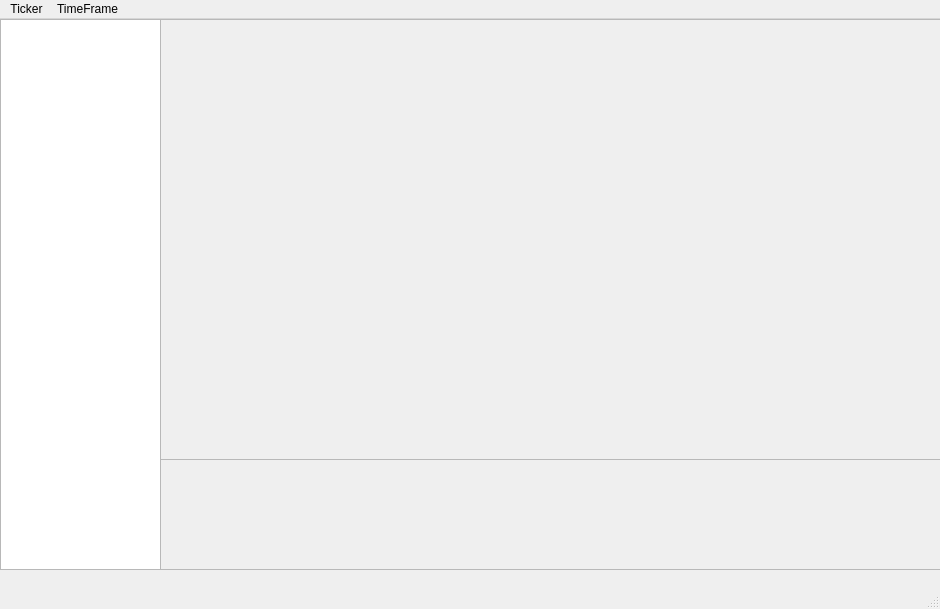
<?xml version="1.0" encoding="UTF-8"?>
<ui version="4.0">
 <class>QWinMain</class>
 <widget class="QMainWindow" name="QWinMain">
  <property name="geometry">
   <rect>
    <x>0</x>
    <y>0</y>
    <width>940</width>
    <height>609</height>
   </rect>
  </property>
  <property name="windowTitle">
   <string>ExoTrade</string>
  </property>
  <widget class="QWidget" name="centralwidget">
   <widget class="QFrame" name="frame_0">
    <property name="geometry">
     <rect>
      <x>160</x>
      <y>0</y>
      <width>781</width>
      <height>441</height>
     </rect>
    </property>
    <property name="focusPolicy">
     <enum>Qt::NoFocus</enum>
    </property>
    <property name="frameShape">
     <enum>QFrame::StyledPanel</enum>
    </property>
    <property name="frameShadow">
     <enum>QFrame::Raised</enum>
    </property>
   </widget>
   <widget class="QFrame" name="frame_1">
    <property name="geometry">
     <rect>
      <x>160</x>
      <y>440</y>
      <width>781</width>
      <height>111</height>
     </rect>
    </property>
    <property name="frameShape">
     <enum>QFrame::StyledPanel</enum>
    </property>
    <property name="frameShadow">
     <enum>QFrame::Raised</enum>
    </property>
   </widget>
   <widget class="QTableWidget" name="tableWidget">
    <property name="geometry">
     <rect>
      <x>0</x>
      <y>0</y>
      <width>161</width>
      <height>551</height>
     </rect>
    </property>
   </widget>
  </widget>
  <widget class="QMenuBar" name="menubar">
   <property name="geometry">
    <rect>
     <x>0</x>
     <y>0</y>
     <width>940</width>
     <height>30</height>
    </rect>
   </property>
   <widget class="QMenu" name="menuTicker">
    <property name="title">
     <string>Ticker</string>
    </property>
    <addaction name="actionAdd_ticker"/>
    <addaction name="actionRemove_ticker"/>
   </widget>
   <widget class="QMenu" name="menuTimeFrame">
    <property name="geometry">
     <rect>
      <x>308</x>
      <y>158</y>
      <width>131</width>
      <height>275</height>
     </rect>
    </property>
    <property name="sizePolicy">
     <sizepolicy hsizetype="Preferred" vsizetype="Preferred">
      <horstretch>0</horstretch>
      <verstretch>0</verstretch>
     </sizepolicy>
    </property>
    <property name="title">
     <string>TimeFrame</string>
    </property>
    <addaction name="action1m"/>
    <addaction name="action5m"/>
    <addaction name="action15m"/>
    <addaction name="action30m"/>
    <addaction name="action60m"/>
    <addaction name="separator"/>
    <addaction name="action1D"/>
    <addaction name="action1W"/>
    <addaction name="action1M"/>
   </widget>
   <addaction name="menuTicker"/>
   <addaction name="menuTimeFrame"/>
  </widget>
  <widget class="QStatusBar" name="statusbar"/>
  <action name="actionAdd_ticker">
   <property name="text">
    <string>Add            </string>
   </property>
  </action>
  <action name="actionRemove_ticker">
   <property name="text">
    <string>Remove     </string>
   </property>
  </action>
  <action name="action1m">
   <property name="checkable">
    <bool>false</bool>
   </property>
   <property name="text">
    <string>1m</string>
   </property>
  </action>
  <action name="action5m">
   <property name="checkable">
    <bool>false</bool>
   </property>
   <property name="text">
    <string>5m</string>
   </property>
  </action>
  <action name="action15m">
   <property name="checkable">
    <bool>false</bool>
   </property>
   <property name="text">
    <string>15m</string>
   </property>
  </action>
  <action name="action30m">
   <property name="checkable">
    <bool>false</bool>
   </property>
   <property name="text">
    <string>30m</string>
   </property>
  </action>
  <action name="action60m">
   <property name="checkable">
    <bool>false</bool>
   </property>
   <property name="text">
    <string>60m</string>
   </property>
  </action>
  <action name="action1D">
   <property name="checkable">
    <bool>false</bool>
   </property>
   <property name="text">
    <string>1D</string>
   </property>
  </action>
  <action name="action1W">
   <property name="checkable">
    <bool>false</bool>
   </property>
   <property name="text">
    <string>1W</string>
   </property>
  </action>
  <action name="action1M">
   <property name="checkable">
    <bool>false</bool>
   </property>
   <property name="text">
    <string>1M</string>
   </property>
  </action>
 </widget>
 <resources/>
 <connections/>
</ui>
